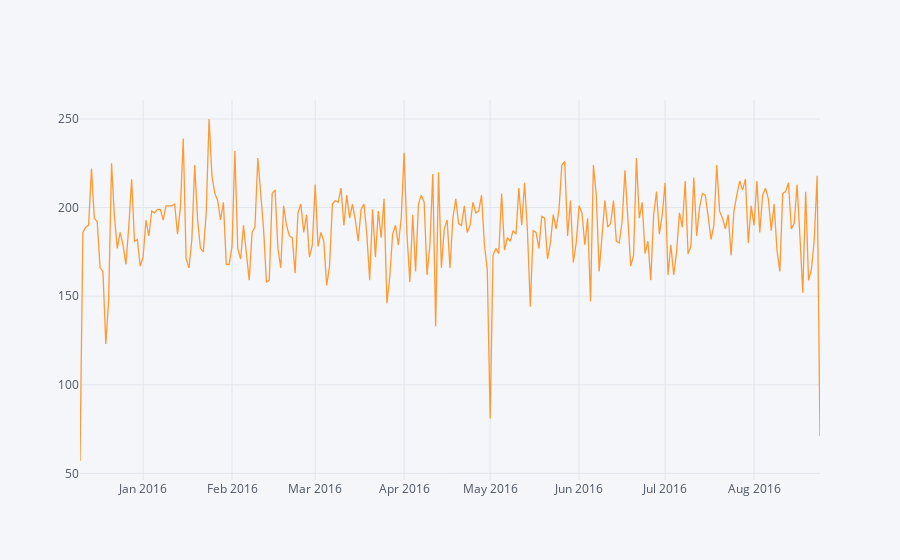

Source (notebook cell):
### Code cell
df[df['Reason']=='EMS'].groupby('Date').count()['twp'].iplot()

### Figure 1 — Plotly figure (JSON) as saved in the notebook; plotly's stock layout.template omitted (floating-point values rounded to 4 significant figures; data arrays with more than 128 entries replaced by an {"elided": "..."} marker saying what was removed)
{"data": [{"line": {"color": "rgba(255, 153, 51, 1.0)", "dash": "solid", "shape": "linear", "width": 1.3}, "mode": "lines", "name": "twp", "text": "", "type": "scatter", "x": {"elided": "259 str values"}, "y": {"elided": "259 int values"}}], "layout": {"legend": {"bgcolor": "#F5F6F9", "font": {"color": "#4D5663"}}, "paper_bgcolor": "#F5F6F9", "plot_bgcolor": "#F5F6F9", "title": {"font": {"color": "#4D5663"}}, "xaxis": {"gridcolor": "#E1E5ED", "showgrid": true, "tickfont": {"color": "#4D5663"}, "title": {"font": {"color": "#4D5663"}, "text": ""}, "zerolinecolor": "#E1E5ED"}, "yaxis": {"gridcolor": "#E1E5ED", "showgrid": true, "tickfont": {"color": "#4D5663"}, "title": {"font": {"color": "#4D5663"}, "text": ""}, "zerolinecolor": "#E1E5ED"}}}
